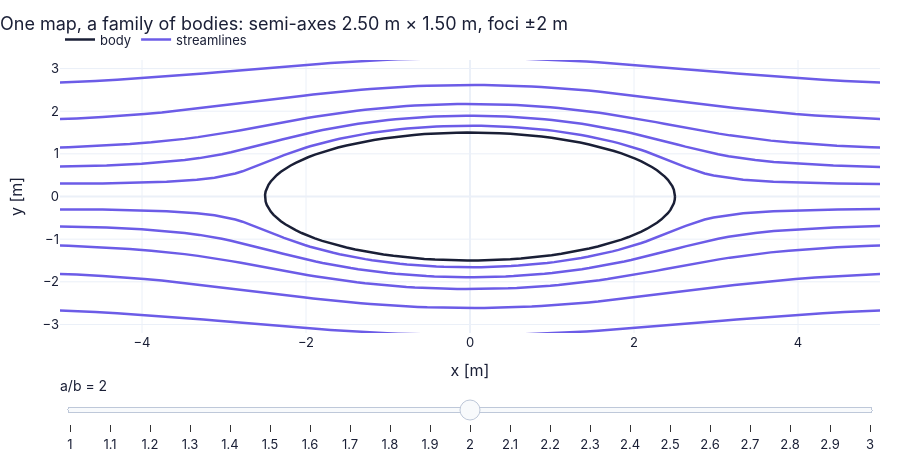

Notebook code for this chart:
### Markdown cell above
**What you see.** Hyperbolae crossing hyperbolae (z²), rays crossing circles (ln z: the flow net of a source), and the cot-flow net in a strip (ln sin z).

**How to read it.** Every crossing is a right angle except at critical points where dw/dz = 0 — the origin for z² — where angles are doubled.

**What would change if…** …w = z³: the pattern repeats three times round the origin, and the angles there are tripled.

### Code cell
bq = 1.0                                                 # Zhukhovsky constant [m]
def joukowski_traces(ab):                                # body and five mapped streamlines for a/b = ab (Γ = 0, U = 1 m/s)
    aq = ab*bq                                           # circle radius [m]
    th = np.linspace(0, 2*np.pi, 120)                    # angles [rad]
    body = cm.joukowski(aq*np.exp(1j*th), bq)            # the ellipse (a plate when a = b)
    t = np.linspace(0.005, np.pi - 0.005, 90)            # angles in the upper half [rad]
    xs, ys = [], []                                      # streamlines, joined with NaN gaps
    for c in (0.25, 0.6, 1.0, 1.6, 2.4):                 # ψ values [m²/s]
        rr = (c + np.sqrt(c**2 + 4*aq**2*np.sin(t)**2))/(2*np.sin(t))   # r(θ) on ψ = (r − a²/r) sinθ = c
        zm = cm.joukowski(rr*np.exp(1j*t), bq)           # carried to the z-plane
        xs += list(zm.real) + [np.nan] + list(zm.real) + [np.nan]; ys += list(zm.imag) + [np.nan] + list(-zm.imag) + [np.nan]
    return {"body": (body.real, body.imag), "streamlines": (np.array(xs), np.array(ys))}
abs_ = np.linspace(1.0, 3.0, 21 if not FAST else 11)     # a/b values
fig = slider_figure(joukowski_traces, "a/b", abs_, xlabel="x [m]", ylabel="y [m]",
                    title="One map, a family of bodies", xrange=[-5, 5], yrange=[-3.2, 3.2], height=460)
recolor(fig, {"body": COLORS["ink"], "streamlines": COLORS["accent"]})
step_titles(fig, [f"One map, a family of bodies: semi-axes {v + 1/v:.2f} m × {v - 1/v:.2f} m, foci ±2 m" for v in abs_])
fig.show()                                               # draw it (works on the web page too)
